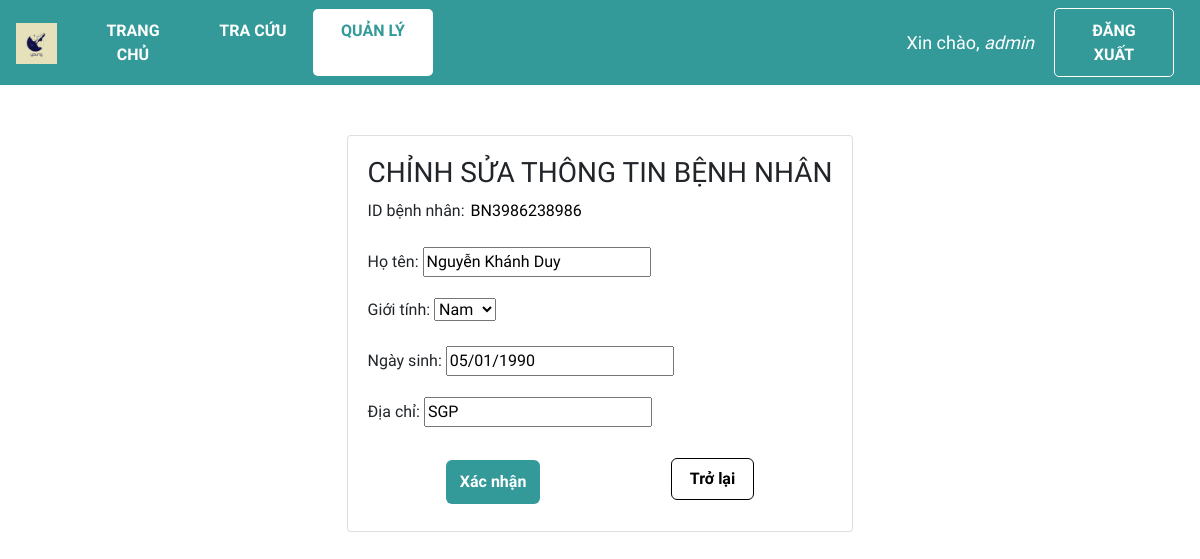
Page /sua_bn/BN3986238986 (signed in) on the earlier database version.
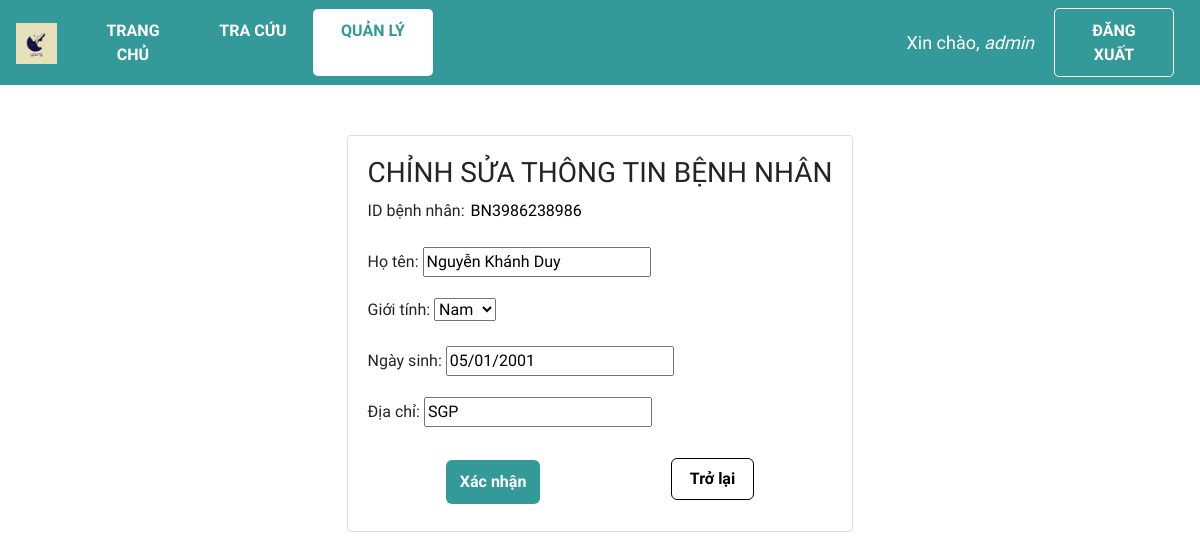
Same page on the later database version.
### web_core/models.py (models this page shows, shortened)
class BENHNHAN(models.Model):
    GIOITINH = (
        ('Nam','Nam'),
        ('Nữ','Nữ'),
    )
    id = ShortUUIDField(
        verbose_name = 'ID bệnh nhân',
        length=10,
        max_length=40,
        prefix="BN",
        alphabet="0123456789",
        primary_key=True)
    ho_ten = models.CharField('Họ tên', max_length = 100)
    gioi_tinh = models.CharField('Giới tính', max_length = 3, choices = GIOITINH)
    ngay_sinh = models.DateField('Ngày sinh', default = '01/01/1990', null=True)
    dia_chi = models.CharField('Địa chỉ', max_length = 255, null = True)

### web_core/decorators.py (the view)
    def wrapper_function(request, *args, **kwargs):
        group = None
        if request.user.groups.exists():
            group = request.user.groups.all()[0].name
        print(group)
        if group == 'customer':
            return redirect('quanli_dskb')
        if group == 'admin':
            return view_func(request, *args, **kwargs)

### web_core/forms.py (shortened to what this page needs)
class benhnhan_form(ModelForm):
    ngay_sinh = DateField(
        label='Ngày sinh',
        widget=DateInput(format="%d/%m/%Y"),
        input_formats=['%d/%m/%Y']
    )
    class Meta:
        model = BENHNHAN
        fields = '__all__'
        widgets = {
            'ngay_sinh': DateInput(format="%d/%m/%Y"),
        }

### web_core/views.py (called while the page is built)
@admin_only
def edit_benhnhan(request, id):
    benhnhan = BENHNHAN.objects.get(id=id)
    form = benhnhan_form(instance=benhnhan)
    if request.method == 'POST':
        form = benhnhan_form(request.POST, instance=benhnhan)
        if form.is_valid():
            form.save()
            return redirect('/dsbn')
    context = {'form':form}
    return render(request,'web_core/edit_benhnhan.html', context)

### web_core/templates/web_core/edit_benhnhan.html (shortened to what this page needs)
{% extends 'web_core/main.html' %}
{% block content %}
<div class="d-flex justify-content-center h-100" style="margin-top:50px;">
    <div class="user_card">
        <div class="d-flex justify-content-center form_container">
            <div class="card card-body">
                <h3 id="form-title" style="text-align: center;">CHỈNH SỬA THÔNG TIN BỆNH NHÂN</h3>
                <form action="" method="post">
                    {{form.as_p}}
                    <div class="btn form-btn">
                        <input type="submit" value="Xác nhận">
                        <a class='btn back-btn' href="{% url 'quanli_dsbn' %}">Trở lại</a>
                    </div>
                </form>
            </div>
        </div>
    </div>
</div>
{% endblock %}

Differences in the rows shown:
changed BENHNHAN "BN3986238986": ngay_sinh "05/01/1990" → "05/01/2001"
